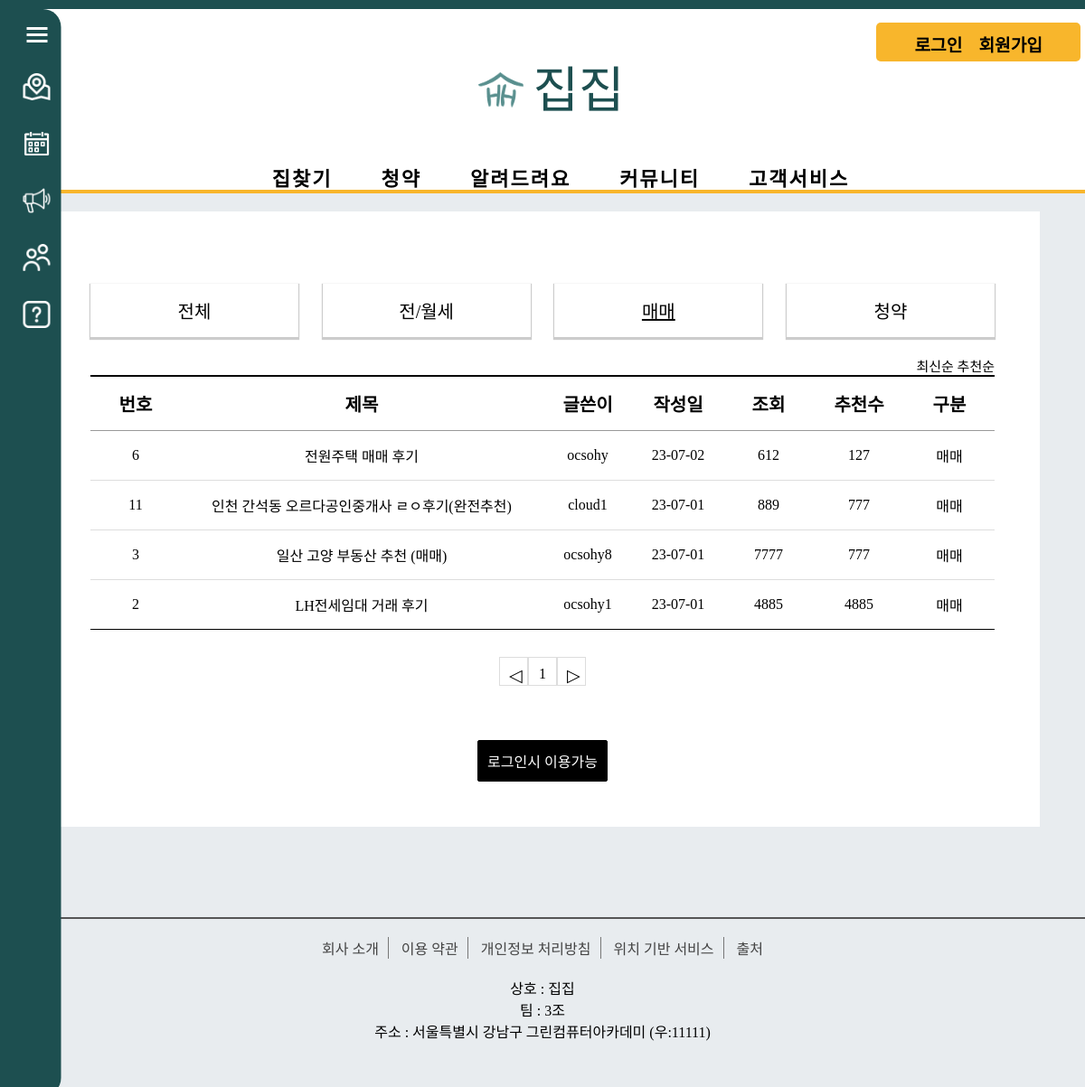
Page /review/review_mama/ on the committed database.
### review/models.py (models this page shows, shortened)
class Review_Board(models.Model):
    r_title = models.CharField(max_length=100)
    r_content = models.TextField()
    user = models.ForeignKey(User, on_delete=models.CASCADE)
    r_regdate = models.DateTimeField()
    r_modifydate = models.DateTimeField(null=True, blank=True)
    r_type = models.CharField(max_length=10) # 리뷰 게시판 타입
    r_hit = models.IntegerField(default=0)
    r_recommend = models.IntegerField(default=0)

### review/views.py (the view)
# urls.py: path('review_mama/', views.review_list_mama, name='review_mama'), # 거래후기매매
def review_list_mama(request):
    question_list = Review_Board.objects.filter(r_type='매매').order_by('-r_regdate')
    page = request.GET.get('page', '1')
    paginator = Paginator(question_list, 10)
    text = paginator.get_page(page)
    context = {'question_list': text}
    return render(request, 'review/review_list_mama.html', context)

### templates/review/review_list_mama.html (shortened to what this page needs)
<!DOCTYPE html>
<html lang="en">
{% load static %}
<head>
    <link rel="stylesheet" href="{% static 'css/review/css/css.css' %}">
</head>
<body>
{% include 'poll/sidebar.html' %}
{% include 'poll/header.html' %}
    <div class="board_wrap">
        <div class="board_list_wrap">
            <div class="category_wrap">
                <ul>
                    <li><a href="{% url 'review:review_main' %}">전체</a></li>
                    <li><a href="{% url 'review:review_jan' %}" >전/월세</a></li>
                    <li><a href="{% url 'review:review_mama' %}" class="active">매매</a></li>
                    <li><a href="{% url 'review:review_subscription' %}" >청약</a></li>
                </ul>
            </div>
            <div class="board_title_takes">
                <a href="{% url 'review:review_mama' %}">최신순</a>
                <a href="{% url 'review:review_mama_recommend' %}">추천순</a>
            </div>
            <div class="board_list">
                <div class="top">
                    <div class="num">번호</div>
                    <div class="title">제목</div>
                    <div class="writer">글쓴이</div>
                    <div class="date">작성일</div>
                    <div class="count">조회</div>
                    <div class="count">추천수</div>
                    <div class="division">구분</div>
                </div>
                {% for question in question_list %}
                <div>
                    <div class="num">{{ question.id }}</div>
                    <div class="title"><a href="{% url 'review:review_detail' question.id %}">{{ question.r_title }}</a></div>
                    <div class="writer">{{ question.user }}</div>
                    <div class="date">{{ question.r_regdate|date:"y-m-d" }}</div>
                    <div class="count">{{ question.r_hit }}</div>
                    <div class="count">{{ question.r_recommend }}</div>
                    <div class="division">{{question.r_type}}</div>
                </div>
                {% endfor %}
            </div>
            <ul class="board_page">
                {% if question_list.has_previous %}
                <li class="bt first">
                    <a class="bt prev" href="?page={{ question_list.previous_page_number }}">◀</a>
                </li>
                {% else %}
                <li class="page-item disabled">
                    <a class="bt prev">◁</a>
                </li>
                {% endif %}
                {% for page_number in question_list.paginator.page_range %}
                {% if question_list.number == page_number %}
                <li class="page-item active">
                    <a class="num">{{ page_number }}</a>
                </li>
                {% else %}
                <li class="page-item">
                    <a class="num" href="?page={{ page_number }}">{{ page_number }}</a>
                </li>
                {% endif %}
                {% endfor %}
                {% if question_list.has_next %}
                <li class="page-item">
                    <a class="bt last" href="?page={{ question_list.next_page_number }}">▶</a>
                </li>
                {% else %}
                <li class="page-item disabled">
                    <a class="bt last">▷</a>
                </li>
                {% endif %}
            </ul>
              <div class="bt_wrap">
            {% if user.is_authenticated %}
            <a href="{% url 'review:write' %}" class="on">등록</a>
            {% else %}
            <a href="{% url 'common:signin' %}" class="on">로그인시 이용가능</a>
            {% endif %}
            </div>
        </div>
    </div>
{% include 'poll/footer.html' %}
</body>
</html>

### static/css/poll/style.css (style rules this page uses)
* { margin: 0; padding: 0; }
body { background: #e8ecef; font-family: 'GangwonEdu_OTFBoldA'; border-top: 10px solid #1d4f50 }
ul li { list-style: none; }
a { text-decoration: none; }
ul > li { list-style: none; }

### static/css/review/css/style.css (style rules this page uses)
* { margin: 0;padding: 0; }
ul, li { list-style: none; }
a { text-decoration: none;color: initial; }
.category_wrap { padding-bottom: 10px; margin-bottom: 10px; }
.category_wrap ul { display: flex; justify-content: space-between; align-items: center; list-style-type: none; margin: 0; padding: 0; font-size: 0; }
.category_wrap li { text-align: center; box-shadow: 0px 1px 1px 1px rgba(0, 0, 0, 0.2); background-color: #fff; border-bottom: 1px solid #ccc; font-size: 0; width: 20%; padding: 15px; }
.category_wrap li a { font-size: 20px; }
.category_wrap a { color: #000; font-size: 1.0rem; }
.category_wrap a.active { text-decoration: underline; color: #000; }
.board_wrap { width: 1000px; margin: 20px auto; margin-bottom: 100px; padding:80px 50px 50px 50px; text-align: center; font-family: GangwonEdu_OTFBoldA; background-color: #fff; }
.board_title_takes { text-align: right; font-size: 15px; }
.board_list { width: 100%; border-top: 2px solid #000 ; }
.board_list > div { border-bottom:1px solid #ddd; font-size: 0; }
.board_list > div.top { border-bottom: 1px solid #999 ; }
.board_list > div:last-child { border-bottom: 1px solid #000 ; }
.board_list > div > div { display: inline-block; font-size: 16px; text-align: center; vertical-align: middle; padding: 15px 0; }
.board_list > div.top > div { font-weight: 600; font-size: 20px; }
.board_list .num { width: 10%; }
.board_list .title { width: 40%; text-align: left; }
.board_list .title { text-align: center; }
.board_list .writer { width: 10%; font-size: 16px; }
.board_list .date { width: 10%; font-size: 16px; }
.board_list .count { width: 10%; font-size: 16px; }
.board_list .division { width: 10%; font-size: 16px; }
.board_page { margin-top: 30px; flex: 1; display: flex; justify-content: center; font-size: 0; }
.board_page a { display: inline-block; border: 1px solid #ddd; width: 32px; height: 32px; box-sizing: border-box; border-left: 0; vertical-align: middle; line-height: 100%; }
.board_page a.bt { padding: 10px 10px; font-size: 1.2rem; letter-spacing: -1px; }
.board_page a.num { text-align: center; padding: 10px 5px; font-size: 16px; }
.board_page a:first-child { border-left: 1px solid #ddd; }
.bt_wrap { margin-top: 60px; text-align: center; }
.bt_wrap button, .bt_wrap a { display: inline-block; min-width: 80px; padding: 10px; border: 1px solid #000; border-radius: 2px; font-size: 16px; }
.bt_wrap a:first-child { margin-left: 0; }
.bt_wrap button, .bt_wrap a.on { background-color: #000; color: #fff; }

### rows in the picture
Review_Board: id "6", r_title "전원주택 매매 후기", user "ocsohy", r_regdate "23-07-02", r_hit "612", r_recommend "127", r_type "매매"
Review_Board: id "11", r_title "인천 간석동 오르다공인중개사 ㄹㅇ후기(완전추천)", user "cloud1", r_regdate "23-07-01", r_hit "889", r_recommend "777", r_type "매매"
Review_Board: id "3", r_title "일산 고양 부동산 추천 (매매)", user "ocsohy8", r_regdate "23-07-01", r_hit "7777", r_recommend "777", r_type "매매"
Review_Board: id "2", r_title "LH전세임대 거래 후기", user "ocsohy1", r_regdate "23-07-01", r_hit "4885", r_recommend "4885", r_type "매매"

### other values in the picture
{{ page_number }} "1"
